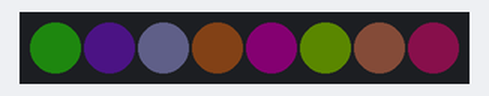
Bench run of a program on a simulated ESP32 board running MicroPython. Shown: 8 RGB LEDs in strip order, left to right. Dim RGB values are drawn brighter than linear; random numbers come from a fixed seed.

Above: at 0.15 s.
At 4.85 s:
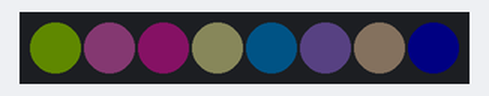
At 9.85 s:
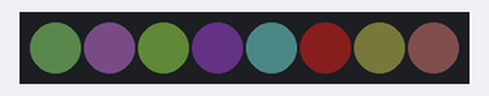
At 19.87 s:
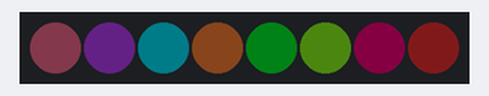
At 29.57 s:
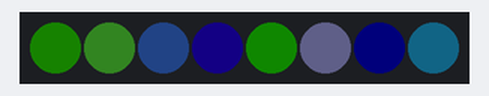
At 39.58 s:
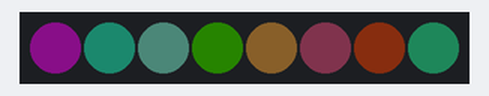
Timing chart, 0 to 40.0 s (numbered marks = the images above):
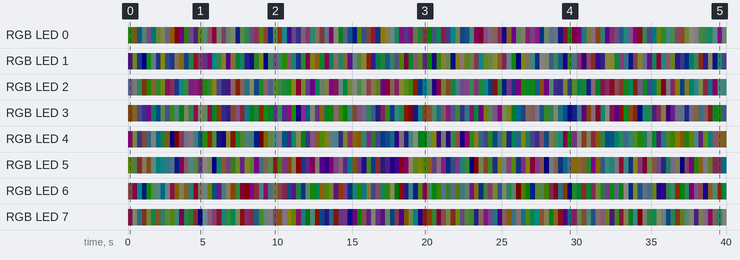

Measured:
- by itself, RGB LED 6: off → RGB(7, 4, 3) at 0.00 s, → RGB(8, 0, 5) 0.31 s later, → RGB(0, 9, 9) 0.31 s later, → RGB(0, 1, 5) 0.31 s later, … (128 changes in this stretch)
- by itself, RGB LED 0: off → RGB(2, 9, 1) at 0.00 s, → RGB(8, 5, 1) 0.31 s later, → RGB(0, 7, 10) 0.31 s later, → RGB(4, 6, 5) 0.31 s later, … (128 changes in this stretch)

The program:

neopixel_test.py
```python
from machine import Pin
from neopixel import NeoPixel
from time import sleep_ms
from random import *

pin = Pin(13, Pin.OUT) # set GPIO13 to output to drive neopixels
np = NeoPixel(pin, 8)  # create NeoPixel driver on GPIO0 for 8 pixels

while True:
    for x in range(8):
        np[x] = (randint(0, 10), randint(0, 10), randint(0, 10)) #keeping the  brightness low

    np.write()
    sleep_ms(15)
```
